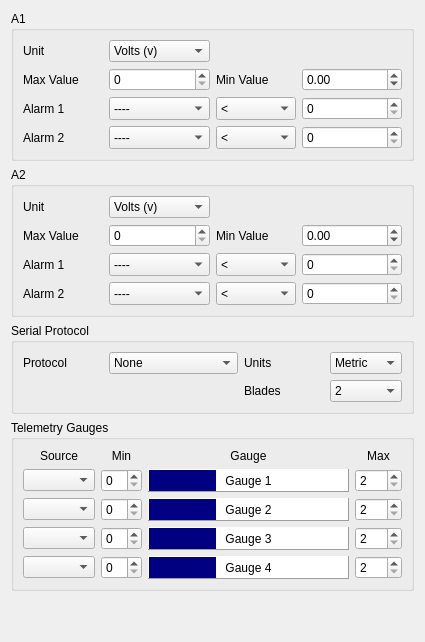
     <widget class="QWidget" name="tabTelemetry">
      <attribute name="title">
       <string>Telemetry</string>
      </attribute>
      <layout class="QGridLayout" name="gridLayout_33">
       <item row="0" column="0">
        <widget class="QGroupBox" name="groupBox">
         <property name="title">
          <string>A1</string>
         </property>
         <layout class="QVBoxLayout" name="verticalLayout_2">
          <item>
           <layout class="QGridLayout" name="gridLayout_9" columnstretch="0,1,0,1" columnminimumwidth="80,0,80,0">
            <item row="0" column="0">
             <widget class="QLabel" name="label_916">
              <property name="sizePolicy">
               <sizepolicy hsizetype="Fixed" vsizetype="Preferred">
                <horstretch>0</horstretch>
                <verstretch>0</verstretch>
               </sizepolicy>
              </property>
              <property name="text">
               <string>Unit</string>
              </property>
             </widget>
            </item>
            <item row="0" column="1">
             <widget class="QComboBox" name="a1UnitCB">
              <item>
               <property name="text">
                <string>Volts (v)</string>
               </property>
              </item>
              <item>
               <property name="text">
                <string>Raw (-)</string>
               </property>
              </item>
             </widget>
            </item>
            <item row="1" column="0">
             <widget class="QLabel" name="label_A1Max">
              <property name="sizePolicy">
               <sizepolicy hsizetype="Fixed" vsizetype="Preferred">
                <horstretch>0</horstretch>
                <verstretch>0</verstretch>
               </sizepolicy>
              </property>
              <property name="text">
               <string>Max Value</string>
              </property>
             </widget>
            </item>
            <item row="2" column="0">
             <widget class="QLabel" name="label_913">
              <property name="sizePolicy">
               <sizepolicy hsizetype="Fixed" vsizetype="Preferred">
                <horstretch>0</horstretch>
                <verstretch>0</verstretch>
               </sizepolicy>
              </property>
              <property name="text">
               <string>Alarm 1    </string>
              </property>
             </widget>
            </item>
            <item row="2" column="1">
             <widget class="QComboBox" name="a11LevelCB">
              <property name="sizePolicy">
               <sizepolicy hsizetype="Preferred" vsizetype="Preferred">
                <horstretch>0</horstretch>
                <verstretch>0</verstretch>
               </sizepolicy>
              </property>
              <item>
               <property name="text">
                <string>----</string>
               </property>
              </item>
              <item>
               <property name="text">
                <string>Yellow</string>
               </property>
              </item>
              <item>
               <property name="text">
                <string>Orange</string>
               </property>
              </item>
              <item>
               <property name="text">
                <string>Red</string>
               </property>
              </item>
             </widget>
            </item>
            <item row="2" column="2">
             <widget class="QComboBox" name="a11GreaterCB">
              <property name="sizePolicy">
               <sizepolicy hsizetype="Preferred" vsizetype="Preferred">
                <horstretch>0</horstretch>
                <verstretch>0</verstretch>
               </sizepolicy>
              </property>
              <item>
               <property name="text">
                <string>&lt;</string>
               </property>
              </item>
              <item>
               <property name="text">
                <string>&gt;</string>
               </property>
              </item>
             </widget>
            </item>
            <item row="3" column="0">
             <widget class="QLabel" name="label_915">
              <property name="sizePolicy">
               <sizepolicy hsizetype="Fixed" vsizetype="Preferred">
                <horstretch>0</horstretch>
                <verstretch>0</verstretch>
               </sizepolicy>
              </property>
              <property name="text">
               <string>Alarm 2</string>
              </property>
             </widget>
            </item>
            <item row="3" column="1">
             <widget class="QComboBox" name="a12LevelCB">
              <property name="sizePolicy">
               <sizepolicy hsizetype="Preferred" vsizetype="Preferred">
                <horstretch>0</horstretch>
                <verstretch>0</verstretch>
               </sizepolicy>
              </property>
              <item>
               <property name="text">
                <string>----</string>
               </property>
              </item>
              <item>
               <property name="text">
                <string>Yellow</string>
               </property>
              </item>
              <item>
               <property name="text">
                <string>Orange</string>
               </property>
              </item>
              <item>
               <property name="text">
                <string>Red</string>
               </property>
              </item>
             </widget>
            </item>
            <item row="3" column="2">
             <widget class="QComboBox" name="a12GreaterCB">
              <property name="sizePolicy">
               <sizepolicy hsizetype="Preferred" vsizetype="Preferred">
                <horstretch>0</horstretch>
                <verstretch>0</verstretch>
               </sizepolicy>
              </property>
              <item>
               <property name="text">
                <string>&lt;</string>
               </property>
              </item>
              <item>
               <property name="text">
                <string>&gt;</string>
               </property>
              </item>
             </widget>
            </item>
            <item row="1" column="2">
             <widget class="QLabel" name="a1CalibLabel">
              <property name="text">
               <string>Min Value</string>
              </property>
             </widget>
            </item>
            <item row="1" column="1">
             <widget class="QDoubleSpinBox" name="a1RatioSB">
              <property name="enabled">
               <bool>true</bool>
              </property>
              <property name="decimals">
               <number>0</number>
              </property>
              <property name="maximum">
               <double>255.000000000000000</double>
              </property>
             </widget>
            </item>
            <item row="1" column="3">
             <widget class="QDoubleSpinBox" name="a1CalibSB">
              <property name="decimals">
               <number>2</number>
              </property>
              <property name="minimum">
               <double>-12.800000000000001</double>
              </property>
              <property name="maximum">
               <double>12.699999999999999</double>
              </property>
              <property name="singleStep">
               <double>0.100000000000000</double>
              </property>
             </widget>
            </item>
            <item row="2" column="3">
             <widget class="QDoubleSpinBox" name="a11ValueSB">
              <property name="enabled">
               <bool>true</bool>
              </property>
              <property name="sizePolicy">
               <sizepolicy hsizetype="Minimum" vsizetype="Preferred">
                <horstretch>0</horstretch>
                <verstretch>0</verstretch>
               </sizepolicy>
              </property>
              <property name="decimals">
               <number>0</number>
              </property>
              <property name="maximum">
               <double>255.000000000000000</double>
              </property>
             </widget>
            </item>
            <item row="3" column="3">
             <widget class="QDoubleSpinBox" name="a12ValueSB">
              <property name="enabled">
               <bool>true</bool>
              </property>
              <property name="sizePolicy">
               <sizepolicy hsizetype="Preferred" vsizetype="Preferred">
                <horstretch>0</horstretch>
                <verstretch>0</verstretch>
               </sizepolicy>
              </property>
              <property name="decimals">
               <number>0</number>
              </property>
              <property name="maximum">
               <double>255.000000000000000</double>
              </property>
             </widget>
            </item>
           </layout>
          </item>
         </layout>
        </widget>
       </item>
       <item row="1" column="0">
        <widget class="QGroupBox" name="groupBox_2">
         <property name="title">
          <string>A2</string>
         </property>
         <layout class="QVBoxLayout" name="verticalLayout">
          <item>
           <layout class="QGridLayout" name="gridLayout_10" columnstretch="0,1,0,1" rowminimumheight="0,0,0,0" columnminimumwidth="80,0,80,0">
            <item row="0" column="0">
             <widget class="QLabel" name="label_920">
              <property name="sizePolicy">
               <sizepolicy hsizetype="Fixed" vsizetype="Preferred">
                <horstretch>0</horstretch>
                <verstretch>0</verstretch>
               </sizepolicy>
              </property>
              <property name="text">
               <string>Unit</string>
              </property>
             </widget>
            </item>
            <item row="0" column="1">
             <widget class="QComboBox" name="a2UnitCB">
              <item>
               <property name="text">
                <string>Volts (v)</string>
               </property>
              </item>
              <item>
               <property name="text">
                <string>Raw (-)</string>
               </property>
              </item>
             </widget>
            </item>
            <item row="1" column="0">
             <widget class="QLabel" name="label_A2Max">
              <property name="sizePolicy">
               <sizepolicy hsizetype="Fixed" vsizetype="Preferred">
                <horstretch>0</horstretch>
                <verstretch>0</verstretch>
               </sizepolicy>
              </property>
              <property name="text">
               <string>Max Value</string>
              </property>
             </widget>
            </item>
            <item row="2" column="0">
             <widget class="QLabel" name="label_922">
              <property name="sizePolicy">
               <sizepolicy hsizetype="Fixed" vsizetype="Preferred">
                <horstretch>0</horstretch>
                <verstretch>0</verstretch>
               </sizepolicy>
              </property>
              <property name="text">
               <string>Alarm 1    </string>
              </property>
             </widget>
            </item>
            <item row="2" column="1">
             <widget class="QComboBox" name="a21LevelCB">
              <property name="sizePolicy">
               <sizepolicy hsizetype="Preferred" vsizetype="Preferred">
                <horstretch>0</horstretch>
                <verstretch>0</verstretch>
               </sizepolicy>
              </property>
              <item>
               <property name="text">
                <string>----</string>
               </property>
              </item>
              <item>
               <property name="text">
                <string>Yellow</string>
               </property>
              </item>
              <item>
               <property name="text">
                <string>Orange</string>
               </property>
              </item>
              <item>
               <property name="text">
                <string>Red</string>
               </property>
              </item>
             </widget>
            </item>
            <item row="2" column="2">
             <widget class="QComboBox" name="a21GreaterCB">
              <property name="sizePolicy">
               <sizepolicy hsizetype="Preferred" vsizetype="Preferred">
                <horstretch>0</horstretch>
                <verstretch>0</verstretch>
               </sizepolicy>
              </property>
              <item>
               <property name="text">
                <string>&lt;</string>
               </property>
              </item>
              <item>
               <property name="text">
                <string>&gt;</string>
               </property>
              </item>
             </widget>
            </item>
            <item row="3" column="0">
             <widget class="QLabel" name="label_923">
              <property name="sizePolicy">
               <sizepolicy hsizetype="Fixed" vsizetype="Preferred">
                <horstretch>0</horstretch>
                <verstretch>0</verstretch>
               </sizepolicy>
              </property>
              <property name="text">
               <string>Alarm 2</string>
              </property>
             </widget>
            </item>
            <item row="3" column="1">
             <widget class="QComboBox" name="a22LevelCB">
              <property name="sizePolicy">
               <sizepolicy hsizetype="Preferred" vsizetype="Preferred">
                <horstretch>0</horstretch>
                <verstretch>0</verstretch>
               </sizepolicy>
              </property>
              <item>
               <property name="text">
                <string>----</string>
               </property>
              </item>
              <item>
               <property name="text">
                <string>Yellow</string>
               </property>
              </item>
              <item>
               <property name="text">
                <string>Orange</string>
               </property>
              </item>
              <item>
               <property name="text">
                <string>Red</string>
               </property>
              </item>
             </widget>
            </item>
            <item row="3" column="2">
             <widget class="QComboBox" name="a22GreaterCB">
              <property name="sizePolicy">
               <sizepolicy hsizetype="Preferred" vsizetype="Preferred">
                <horstretch>0</horstretch>
                <verstretch>0</verstretch>
               </sizepolicy>
              </property>
              <item>
               <property name="text">
                <string>&lt;</string>
               </property>
              </item>
              <item>
               <property name="text">
                <string>&gt;</string>
               </property>
              </item>
             </widget>
            </item>
            <item row="1" column="2">
             <widget class="QLabel" name="a2CalibLabel">
              <property name="text">
               <string>Min Value</string>
              </property>
             </widget>
            </item>
            <item row="1" column="1">
             <widget class="QDoubleSpinBox" name="a2RatioSB">
              <property name="enabled">
               <bool>true</bool>
              </property>
              <property name="decimals">
               <number>0</number>
              </property>
              <property name="maximum">
               <double>255.000000000000000</double>
              </property>
             </widget>
            </item>
            <item row="1" column="3">
             <widget class="QDoubleSpinBox" name="a2CalibSB">
              <property name="decimals">
               <number>2</number>
              </property>
              <property name="minimum">
               <double>-0.800000000000000</double>
              </property>
              <property name="maximum">
               <double>0.700000000000000</double>
              </property>
              <property name="singleStep">
               <double>0.100000000000000</double>
              </property>
             </widget>
            </item>
            <item row="2" column="3">
             <widget class="QDoubleSpinBox" name="a21ValueSB">
              <property name="enabled">
               <bool>true</bool>
              </property>
              <property name="sizePolicy">
               <sizepolicy hsizetype="Minimum" vsizetype="Preferred">
                <horstretch>0</horstretch>
                <verstretch>0</verstretch>
               </sizepolicy>
              </property>
              <property name="decimals">
               <number>0</number>
              </property>
              <property name="maximum">
               <double>255.000000000000000</double>
              </property>
             </widget>
            </item>
            <item row="3" column="3">
             <widget class="QDoubleSpinBox" name="a22ValueSB">
              <property name="enabled">
               <bool>true</bool>
              </property>
              <property name="sizePolicy">
               <sizepolicy hsizetype="Preferred" vsizetype="Preferred">
                <horstretch>0</horstretch>
                <verstretch>0</verstretch>
               </sizepolicy>
              </property>
              <property name="decimals">
               <number>0</number>
              </property>
              <property name="maximum">
               <double>255.000000000000000</double>
              </property>
             </widget>
            </item>
           </layout>
          </item>
         </layout>
        </widget>
       </item>
       <item row="2" column="0">
        <widget class="QGroupBox" name="groupBox_3">
         <property name="title">
          <string>Serial Protocol</string>
         </property>
         <layout class="QVBoxLayout" name="verticalLayout_3">
          <item>
           <layout class="QGridLayout" name="gridLayout_3" columnstretch="0,1,0,1" columnminimumwidth="80,0,80,0">
            <item row="0" column="2">
             <widget class="QLabel" name="label_61">
              <property name="minimumSize">
               <size>
                <width>0</width>
                <height>0</height>
               </size>
              </property>
              <property name="text">
               <string>Units</string>
              </property>
             </widget>
            </item>
            <item row="0" column="0">
             <widget class="QLabel" name="label_9">
              <property name="text">
               <string>Protocol</string>
              </property>
             </widget>
            </item>
            <item row="0" column="1">
             <widget class="QComboBox" name="frskyProtoCB">
              <item>
               <property name="text">
                <string>None</string>
               </property>
              </item>
              <item>
               <property name="text">
                <string>FrSky Sensor Hub</string>
               </property>
              </item>
             </widget>
            </item>
            <item row="0" column="3">
             <widget class="QComboBox" name="frskyUnitsCB">
              <item>
               <property name="text">
                <string>Metric</string>
               </property>
              </item>
              <item>
               <property name="text">
                <string>Imperial</string>
               </property>
              </item>
             </widget>
            </item>
            <item row="1" column="3">
             <widget class="QComboBox" name="frskyBladesCB">
              <item>
               <property name="text">
                <string>2</string>
               </property>
              </item>
              <item>
               <property name="text">
                <string>3</string>
               </property>
              </item>
              <item>
               <property name="text">
                <string>4</string>
               </property>
              </item>
             </widget>
            </item>
            <item row="1" column="2">
             <widget class="QLabel" name="blades_label">
              <property name="text">
               <string>Blades</string>
              </property>
             </widget>
            </item>
           </layout>
          </item>
         </layout>
        </widget>
       </item>
       <item row="3" column="0">
        <widget class="QGroupBox" name="groupBox_4">
         <property name="title">
          <string>Telemetry Gauges</string>
         </property>
         <layout class="QGridLayout" name="gridLayout_32" columnstretch="0,0,1,0">
          <item row="0" column="0">
           <widget class="QLabel" name="label_265">
            <property name="text">
             <string>Source</string>
            </property>
            <property name="alignment">
             <set>Qt::AlignCenter</set>
            </property>
           </widget>
          </item>
          <item row="0" column="1">
           <widget class="QLabel" name="label_266">
            <property name="text">
             <string>Min</string>
            </property>
            <property name="alignment">
             <set>Qt::AlignCenter</set>
            </property>
           </widget>
          </item>
          <item row="0" column="2">
           <widget class="QLabel" name="label_267">
            <property name="text">
             <string>Gauge</string>
            </property>
            <property name="alignment">
             <set>Qt::AlignCenter</set>
            </property>
           </widget>
          </item>
          <item row="0" column="3">
           <widget class="QLabel" name="label_268">
            <property name="text">
             <string>Max</string>
            </property>
            <property name="alignment">
             <set>Qt::AlignCenter</set>
            </property>
           </widget>
          </item>
          <item row="1" column="0">
           <widget class="QComboBox" name="telBarCB_1"/>
          </item>
          <item row="1" column="1">
           <widget class="QSpinBox" name="telMinSB_1">
            <property name="maximum">
             <number>98</number>
            </property>
           </widget>
          </item>
          <item row="1" column="2">
           <widget class="QLabel" name="label_53">
            <property name="autoFillBackground">
             <bool>false</bool>
            </property>
            <property name="styleSheet">
             <string notr="true">Background:qlineargradient(spread:pad, x1:0, y1:0, x2:1, y2:0, stop:0 rgba(0, 0, 128, 255), stop:0.339795 rgba(0, 0, 128, 255), stop:0.339799 rgba(255, 255, 255, 255), stop:0.662444 rgba(255, 255, 255, 255),)
</string>
            </property>
            <property name="frameShape">
             <enum>QFrame::Panel</enum>
            </property>
            <property name="frameShadow">
             <enum>QFrame::Raised</enum>
            </property>
            <property name="text">
             <string>Gauge 1</string>
            </property>
            <property name="alignment">
             <set>Qt::AlignCenter</set>
            </property>
           </widget>
          </item>
          <item row="1" column="3">
           <widget class="QSpinBox" name="telMaxSB_1">
            <property name="minimum">
             <number>2</number>
            </property>
            <property name="maximum">
             <number>100</number>
            </property>
           </widget>
          </item>
          <item row="2" column="0">
           <widget class="QComboBox" name="telBarCB_2"/>
          </item>
          <item row="2" column="1">
           <widget class="QSpinBox" name="telMinSB_2">
            <property name="maximum">
             <number>98</number>
            </property>
           </widget>
          </item>
          <item row="2" column="2">
           <widget class="QLabel" name="label_58">
            <property name="autoFillBackground">
             <bool>false</bool>
            </property>
            <property name="styleSheet">
             <string notr="true">Background:qlineargradient(spread:pad, x1:0, y1:0, x2:1, y2:0, stop:0 rgba(0, 0, 128, 255), stop:0.339795 rgba(0, 0, 128, 255), stop:0.339799 rgba(255, 255, 255, 255), stop:0.662444 rgba(255, 255, 255, 255),)
</string>
            </property>
            <property name="frameShape">
             <enum>QFrame::Panel</enum>
            </property>
            <property name="frameShadow">
             <enum>QFrame::Raised</enum>
            </property>
            <property name="text">
             <string>Gauge 2</string>
            </property>
            <property name="alignment">
             <set>Qt::AlignCenter</set>
            </property>
           </widget>
          </item>
          <item row="2" column="3">
           <widget class="QSpinBox" name="telMaxSB_2">
            <property name="minimum">
             <number>2</number>
            </property>
            <property name="maximum">
             <number>100</number>
            </property>
           </widget>
          </item>
          <item row="3" column="0">
           <widget class="QComboBox" name="telBarCB_3"/>
          </item>
          <item row="3" column="1">
           <widget class="QSpinBox" name="telMinSB_3">
            <property name="maximum">
             <number>98</number>
            </property>
           </widget>
          </item>
          <item row="3" column="2">
           <widget class="QLabel" name="label_59">
            <property name="autoFillBackground">
             <bool>false</bool>
            </property>
            <property name="styleSheet">
             <string notr="true">Background:qlineargradient(spread:pad, x1:0, y1:0, x2:1, y2:0, stop:0 rgba(0, 0, 128, 255), stop:0.339795 rgba(0, 0, 128, 255), stop:0.339799 rgba(255, 255, 255, 255), stop:0.662444 rgba(255, 255, 255, 255),)
</string>
            </property>
            <property name="frameShape">
             <enum>QFrame::Panel</enum>
            </property>
            <property name="frameShadow">
             <enum>QFrame::Raised</enum>
            </property>
            <property name="text">
             <string>Gauge 3</string>
            </property>
            <property name="alignment">
             <set>Qt::AlignCenter</set>
            </property>
           </widget>
          </item>
          <item row="3" column="3">
           <widget class="QSpinBox" name="telMaxSB_3">
            <property name="minimum">
             <number>2</number>
            </property>
            <property name="maximum">
             <number>100</number>
            </property>
           </widget>
          </item>
          <item row="4" column="0">
           <widget class="QComboBox" name="telBarCB_4"/>
          </item>
          <item row="4" column="1">
           <widget class="QSpinBox" name="telMinSB_4">
            <property name="maximum">
             <number>98</number>
            </property>
           </widget>
          </item>
          <item row="4" column="2">
           <widget class="QLabel" name="label_60">
            <property name="autoFillBackground">
             <bool>false</bool>
            </property>
            <property name="styleSheet">
             <string notr="true">Background:qlineargradient(spread:pad, x1:0, y1:0, x2:1, y2:0, stop:0 rgba(0, 0, 128, 255), stop:0.339795 rgba(0, 0, 128, 255), stop:0.339799 rgba(255, 255, 255, 255), stop:0.662444 rgba(255, 255, 255, 255),)
</string>
            </property>
            <property name="frameShape">
             <enum>QFrame::Panel</enum>
            </property>
            <property name="frameShadow">
             <enum>QFrame::Raised</enum>
            </property>
            <property name="text">
             <string>Gauge 4</string>
            </property>
            <property name="alignment">
             <set>Qt::AlignCenter</set>
            </property>
           </widget>
          </item>
          <item row="4" column="3">
           <widget class="QSpinBox" name="telMaxSB_4">
            <property name="minimum">
             <number>2</number>
            </property>
            <property name="maximum">
             <number>100</number>
            </property>
           </widget>
          </item>
         </layout>
         <zorder>label_53</zorder>
         <zorder>label_58</zorder>
         <zorder>label_59</zorder>
         <zorder>label_60</zorder>
         <zorder>telBarCB_1</zorder>
         <zorder>telBarCB_2</zorder>
         <zorder>telBarCB_3</zorder>
         <zorder>telBarCB_4</zorder>
         <zorder>telMinSB_1</zorder>
         <zorder>telMinSB_2</zorder>
         <zorder>telMinSB_3</zorder>
         <zorder>telMinSB_4</zorder>
         <zorder>telMaxSB_1</zorder>
         <zorder>telMaxSB_2</zorder>
         <zorder>telMaxSB_3</zorder>
         <zorder>telMaxSB_4</zorder>
         <zorder>label_265</zorder>
         <zorder>label_266</zorder>
         <zorder>label_267</zorder>
         <zorder>label_268</zorder>
        </widget>
       </item>
       <item row="4" column="0">
        <spacer name="verticalSpacer_2">
         <property name="orientation">
          <enum>Qt::Vertical</enum>
         </property>
         <property name="sizeHint" stdset="0">
          <size>
           <width>20</width>
           <height>40</height>
          </size>
         </property>
        </spacer>
       </item>
      </layout>
     </widget>
